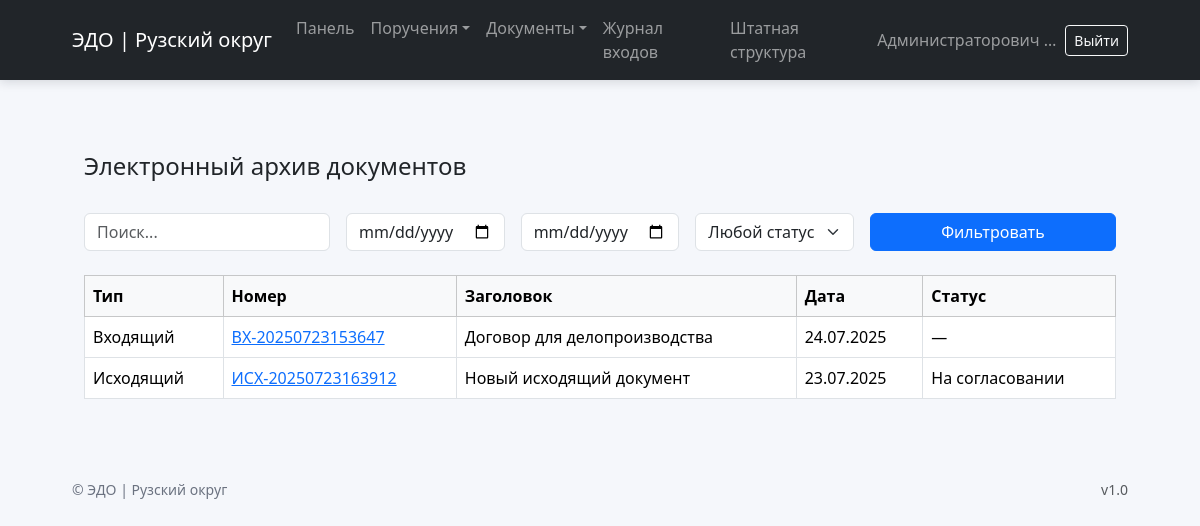
The page /documents/archive/ (signed in) on the database its author committed.
### documents/models.py (models this page shows, shortened)
class IncomingDocument(models.Model):
    CATEGORY_CHOICES = [
        ('Договор', 'Договор'),
        ('Жалоба', 'Жалоба'),
        ('Финансы', 'Финансовый документ'),
        ('Распоряжение', 'Распорядительный документ'),
        ('Заявление', 'Заявление'),
        ('Прочее', 'Прочее'),
    ]
    number = models.CharField("Регистрационный номер", max_length=50, unique=True)
    title = models.CharField("Тема документа", max_length=255)
    content = models.TextField("Содержание", blank=True)
    category = models.CharField("Категория", max_length=100, choices=CATEGORY_CHOICES, blank=True)
    sender = models.CharField("Отправитель", max_length=255)
    received_date = models.DateField("Дата получения", default=timezone.now)
    file = models.FileField("Файл документа", upload_to="incoming/")
    registered_by = models.ForeignKey(User, on_delete=models.SET_NULL, null=True, verbose_name="Зарегистрировал")
    created_at = models.DateTimeField("Дата регистрации", auto_now_add=True)

class OutgoingDocument(models.Model):
    number = models.CharField("Регистрационный номер", max_length=50, unique=True)
    title = models.CharField("Заголовок", max_length=255)
    content = models.TextField("Текст документа")
    recipient = models.CharField("Получатель", max_length=255)
    created_by = models.ForeignKey(settings.AUTH_USER_MODEL, on_delete=models.SET_NULL, null=True, related_name='outgoing_created')
    file = models.FileField("Приложение", upload_to='outgoing/', blank=True, null=True)
    status = models.CharField(max_length=20, choices=[
        ('draft', 'Черновик'),
        ('on_approval', 'На согласовании'),
        ('sent', 'Отправлен'),
    ], default='draft')
    created_at = models.DateTimeField(auto_now_add=True)
    sent_at = models.DateTimeField(null=True, blank=True)

### documents/views.py (the view)
# urls.py: path('archive/', document_archive, name='document_archive'),
@login_required
def document_archive(request):
    query = request.GET.get('q', '')
    doc_type = request.GET.get('type', '')
    status = request.GET.get('status', '')
    date_from = request.GET.get('from', '')
    date_to = request.GET.get('to', '')
    incoming = IncomingDocument.objects.all()
    outgoing = OutgoingDocument.objects.all()
    if query:
        incoming = incoming.filter(Q(title__icontains=query) | Q(content__icontains=query) | Q(sender__icontains=query))
        outgoing = outgoing.filter(Q(title__icontains=query) | Q(content__icontains=query) | Q(recipient__icontains=query))
    if status:
        outgoing = outgoing.filter(status=status)
    if date_from:
        incoming = incoming.filter(received_date__gte=date_from)
        outgoing = outgoing.filter(created_at__gte=date_from)
    if date_to:
        incoming = incoming.filter(received_date__lte=date_to)
        outgoing = outgoing.filter(created_at__lte=date_to)
    archive = [
        {
            "type": "Входящий",
            "number": d.number,
            "title": d.title,
            "date": d.received_date,  # datetime.date
            "status": "—",
            "link": f"/documents/incoming/{d.id}/"
        }
        for d in incoming
    ] + [
        {
            "type": "Исходящий",
            "number": d.number,
            "title": d.title,
            "date": d.created_at.date(),  # <--- ПРИВОДИМ к datetime.date
            "status": d.get_status_display(),
            "link": f"/documents/outgoing/{d.id}/"
        }
        for d in outgoing
    ]
    archive.sort(key=lambda x: x['date'], reverse=True)
    paginator = Paginator(archive, 20)
    page_number = request.GET.get('page')
    page_obj = paginator.get_page(page_number)
    return render(request, 'documents/archive.html', {
        'documents': page_obj,
        'query': query,
        'doc_type': doc_type,
        'status': status,
        'date_from': date_from,
        'date_to': date_to,
        'page_obj': page_obj
    })

### templates/documents/archive.html (shortened to what this page needs)
{% extends 'base.html' %}
{% block content %}
<div class="container mt-5">
    <h4>Электронный архив документов</h4>
    <form method="get" class="row g-3 mt-3 mb-4">
        <div class="col-md-3">
            <input type="text" name="q" class="form-control" placeholder="Поиск..." value="{{ query }}">
        </div>
        <div class="col-md-2">
            <input type="date" name="from" class="form-control" value="{{ date_from }}">
        </div>
        <div class="col-md-2">
            <input type="date" name="to" class="form-control" value="{{ date_to }}">
        </div>
        <div class="col-md-2">
            <select name="status" class="form-select">
                <option value="">Любой статус</option>
            </select>
        </div>
        <div class="col-md-3">
            <button class="btn btn-primary w-100">Фильтровать</button>
        </div>
    </form>
    <table class="table table-hover table-bordered">
        <thead class="table-light">
            <tr>
                <th>Тип</th>
                <th>Номер</th>
                <th>Заголовок</th>
                <th>Дата</th>
                <th>Статус</th>
            </tr>
        </thead>
        <tbody>
        {% for doc in documents %}
            <tr>
                <td>{{ doc.type }}</td>
                <td><a href="{{ doc.link }}" target="_blank" download>{{ doc.number }}</a></td>
                <td>{{ doc.title }}</td>
                <td>{{ doc.date|date:"d.m.Y" }}</td>
                <td>{{ doc.status }}</td>
            </tr>
        {% empty %}
            <tr><td colspan="5">Документы не найдены.</td></tr>
        {% endfor %}
        </tbody>
    </table>
</div>
{% endblock %}

### templates/base.html (shortened to what this page needs)
{% load static %}
<!DOCTYPE html>
<html lang="ru">
<head>
  <link href="https://cdn.jsdelivr.net/npm/bootstrap@5.3.3/dist/css/bootstrap.min.css" rel="stylesheet">
</head>
<body>
<nav class="navbar navbar-expand-lg navbar-dark bg-dark">
  <div class="container container-narrow">
    <a class="navbar-brand" href="{% url 'dashboard' %}">ЭДО | Рузский округ</a>
    <div class="collapse navbar-collapse" id="mainNavbar">
      <ul class="navbar-nav me-auto mb-2 mb-lg-0">
        {% if user.is_authenticated %}
          <li class="nav-item">
            <a class="nav-link {% if request.resolver_match.url_name == 'dashboard' %}active{% endif %}" href="{% url 'dashboard' %}">Панель</a>
          </li>
          <li class="nav-item dropdown">
            <a class="nav-link dropdown-toggle {% if request.resolver_match.url_name in 'task_list create_task edit_task' %}active{% endif %}" href="#" role="button" data-bs-toggle="dropdown">Поручения</a>
          </li>
          <li class="nav-item dropdown">
            <a class="nav-link dropdown-toggle " href="#" role="button" data-bs-toggle="dropdown">Документы</a>
          </li>
          {% if not request.user.groups.all.0.name == 'Сотрудник' %}
          <li class="nav-item">
            <a class="nav-link {% if request.resolver_match.url_name == 'login_journal' %}active{% endif %}" href="{% url 'login_journal' %}">Журнал входов</a>
          </li>
          <li class="nav-item">
            <a class="nav-link {% if request.resolver_match.url_name in 'staff_structure_view staff_structure' %}active{% endif %}" href="{% url 'staff_structure_view' %}">Штатная структура</a>
          </li>
          {% endif %}
        {% endif %}
      </ul>
      {% if user.is_authenticated %}
        <div class="d-flex align-items-center gap-2">
          <span class="navbar-text text-truncate" style="max-width: 180px;">
            {{ request.user.last_name }} {{ request.user.first_name }}
          </span>
          <form action="{% url 'logout' %}" method="post" class="d-inline">
            <button class="btn btn-outline-light btn-sm">Выйти</button>
          </form>
        </div>
      {% endif %}
    </div>
  </div>
</nav>
<main class="content-wrap">
  <div class="container container-narrow">
    {% block content %}{% endblock %}
  </div>
</main>
<footer class="footer py-4">
  <div class="container container-narrow d-flex justify-content-between small">
    <span>© {{ now|date:"Y" }} ЭДО | Рузский округ</span>
    <span class="text-muted">v1.0</span>
  </div>
</footer>
</body>
</html>

### templates/base.html (style rules this page uses)
:root { --edo-primary:#0d6efd; --edo-dark:#111827; --edo-muted:#6b7280; --edo-card-radius: 1rem; }
body { background: #f5f7fb; }
.navbar { box-shadow: 0 2px 10px rgba(17,24,39,0.15); }
.container-narrow { max-width: 1080px; }
.table thead th { white-space: nowrap; }
.content-wrap { padding: 24px 0 40px; }
footer.footer { color: var(--edo-muted); }

### rows shown on the page
IncomingDocument: number "ВХ-20250723153647", title "Договор для делопроизводства", date "24.07.2025"
OutgoingDocument: number "ИСХ-20250723163912", title "Новый исходящий документ"

### other values the page prints
{{ request.user.last_name }} "Администраторович"
{{ request.user.first_name }} "А."
{{ doc.type }} "Входящий" "Исходящий"
{{ doc.status }} "—" "На согласовании"
{{ doc.date|date:"d.m.Y" }} "23.07.2025"
